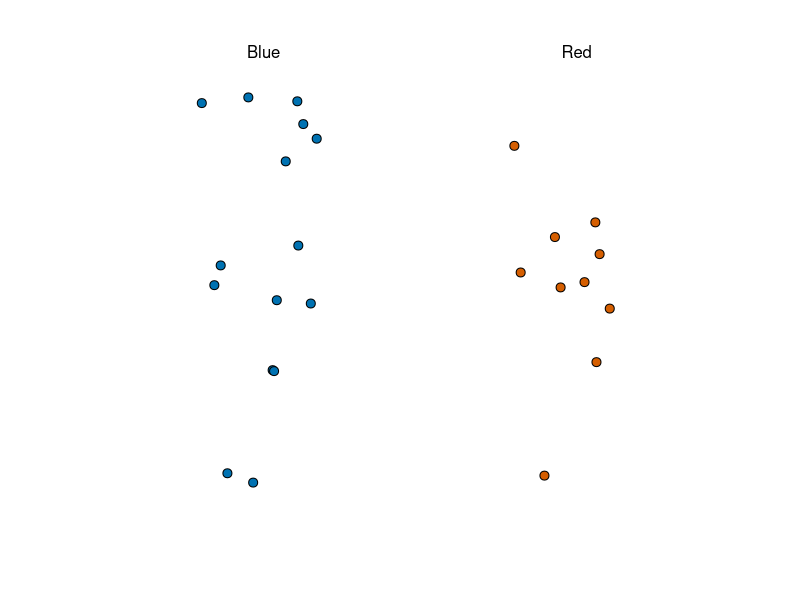
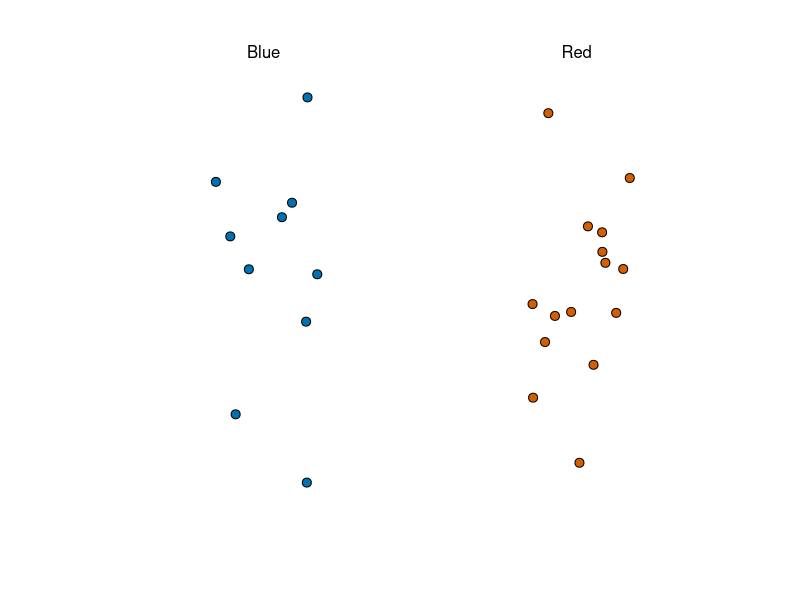
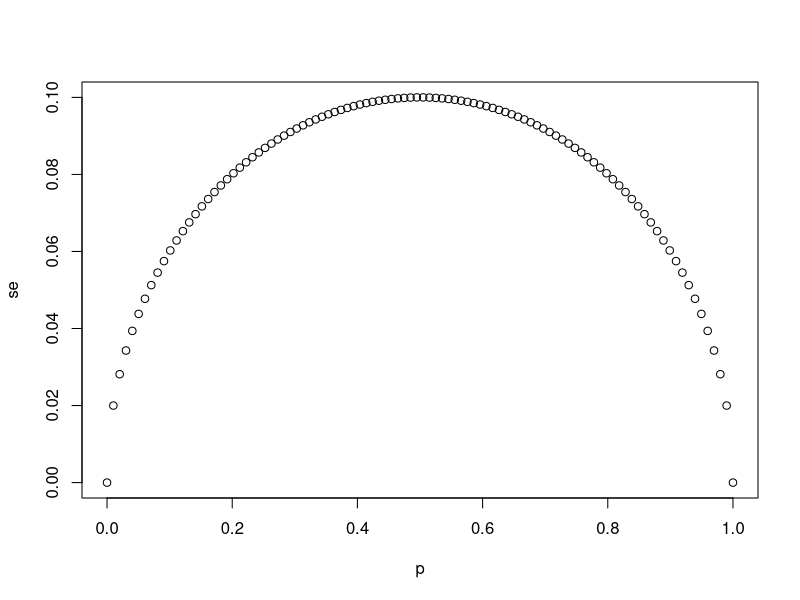
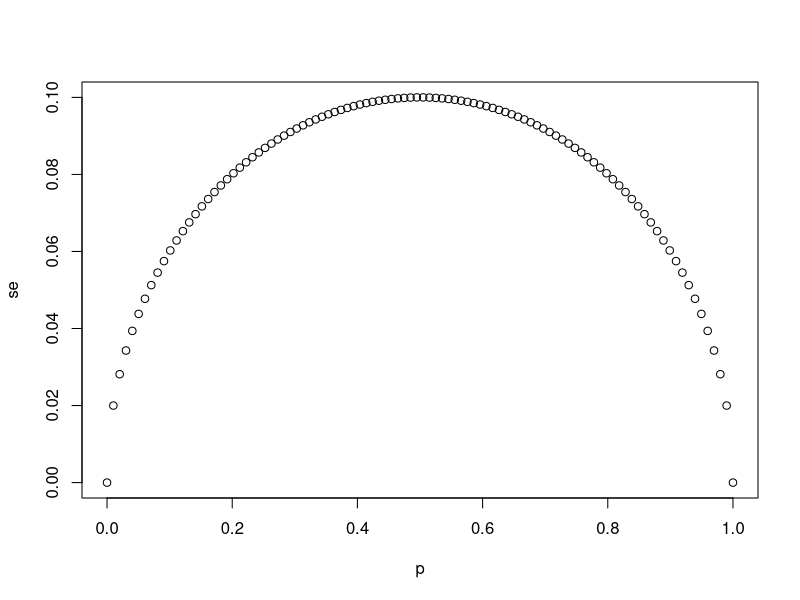
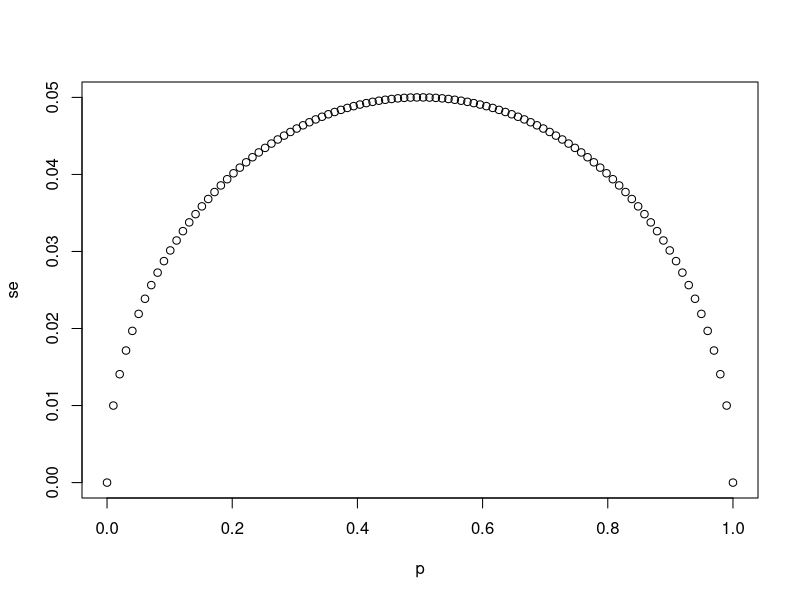
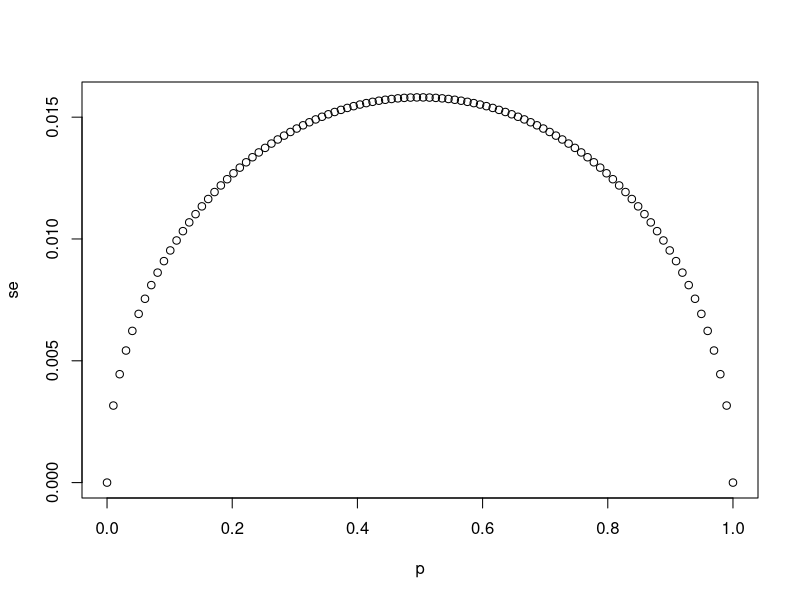
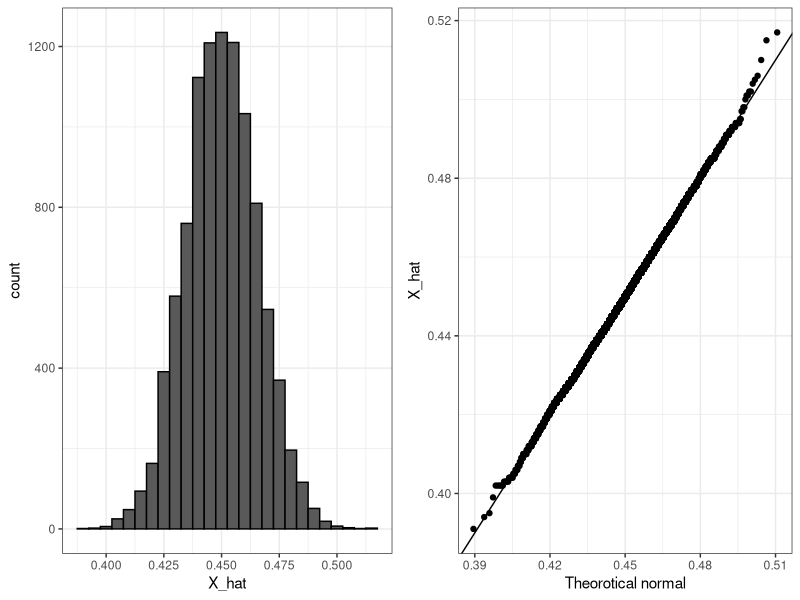
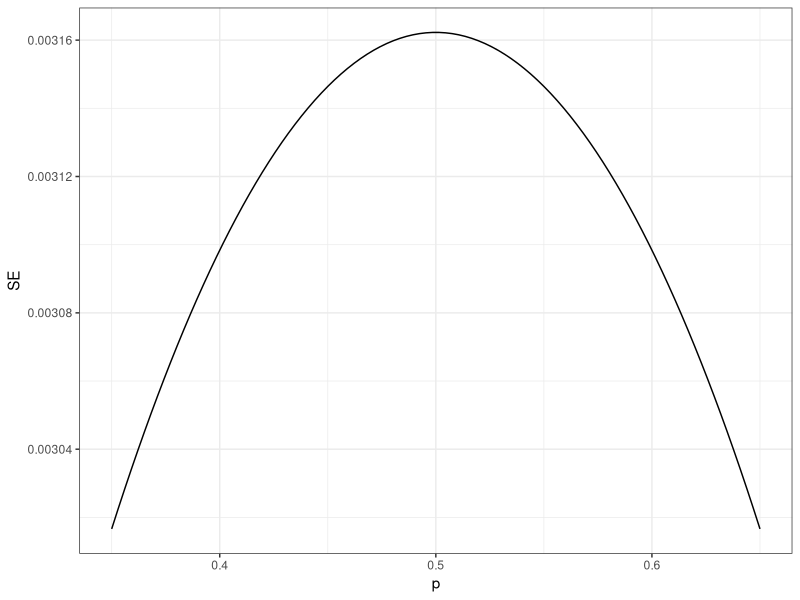

These figures' R source, in order:
## ---- chunk 1
knitr::opts_chunk$set(echo = TRUE)
## ---- chunk 2
library (tidyverse)
library(dslabs)
ds_theme_set()
take_poll(25) #shows a plot of a random sample drawn from an urn with blue and red beads
## ---- chunk 3
take_poll(25)  #it is random and change every time
## ---- chunk 4
## compute the se of a sample average that you poll 25 poeple in the population. create a vector of p from 0 (no democrae) to a(all democrate)
N <- 25
p <- seq(0,1,length=100)
se <- sqrt(p*(1-p)/N)

# plotting se vs. p:
plot(p,se)
## ---- chunk 5
## create three plot of se vs. p for three sample size of N=25, 100, 1000.
p <- seq(0,1,length=100)
for(N in c(25,100,1000)){
  se <- sqrt(p*(1-p)/N)
  plot(p,se)
}

## ---- chunk 6
## suppose the actual chance of victory of democrates is 0.45. n this case, the Republicans is winning by a relatively large margin of d=−0.1, or a 10% margin of victory. what is the standar error of spread?
# spread = X¯-(1-X¯)=2X¯-1  
#se(2X¯-1)=2.se(X¯)
p <- 0.45
N <- 25
2*sqrt(p*(1-p)/N)
## ---- chunk 7
## suppose we have 12 blue and 13 green in the burn. 
# what is the probbaility that we are within 1 percentage point of p?
x_hat <- 0.48  #(12/(12+13))
se <- sqrt(x_hat*(1-x_hat)/25)
se
#Pr(Z<=0.01/se)-Pr(Z<=-0.01/se)
pnorm(0.01/se)-pnorm(-0.01/se)
## ---- chunk 8
## margin of error of the previous question:
m_e <- 2*se
m_e
pnorm(2)-pnorm(-2)
## ---- chunk 9
p <- 0.45    # unknown p to estimate
N <- 1000

## simulate one poll of size N and calculate x_hat
X <- sample(c(0,1),size=N,replace=TRUE,prob=c(1-p,p))
X_hat <- mean(X)
X_hat
## ---- chunk 10
## Monte Carlo simulation using a specified value of p
B <- 10000
X_hat <- replicate(B,{
  X <- sample(c(0,1),size=N,replace=TRUE,prob=c(1-p,p))
  mean(X)
})

mean(X_hat)
sd(X_hat)

# the CLT say: the X_hat has a normal distribution (if E[X_hat]=p,se[X_hat]=sqrt(p*(1-p)/N))
p
sqrt(p*(1-p)/N)
## ---- chunk 11
## Histogram and QQ-plot of Monte Carlo results
library(gridExtra)
p1 <- data.frame(X_hat=X_hat) %>% ggplot(aes(X_hat)) +
  geom_histogram(binwidth=0.005,color="black")

p2 <- data.frame(X_hat=X_hat) %>% ggplot(aes(sample=X_hat)) +
  stat_qq(dparams=list(mean=mean(X_hat),sd=sd(X_hat))) +
  geom_abline() +
  ylab("X_hat") +
  xlab("Theorotical normal")

grid.arrange(p1,p2,nrow=1)
## ---- chunk 12
N <- 100000
p <- seq(0.35,0.65,length=100)
SE <- sapply(p,function(x) 2*sqrt(x*(1-x)/N))
data.frame(p=p,SE=SE) %>% ggplot(aes(p,SE)) +
  geom_line()
## ---- chunk 13
take_sample <- function(p,N){
  x <- sample(c(1,0),size=N,replace=TRUE,prob=c(p,1-p))
  mean(x)
}
# suppose p, and N are as follow: 
set.seed(1,sample.kind="Rounding")
p <- 0.45
N <- 100
take_sample(p=0.45,N=100)
## ---- chunk 14
## repeat this function for 10,000 times and plot a histogram of errors: 
B <- 10000
p <- 0.45
N <- 100
errors <- replicate(B,{
  x <- take_sample(p,N)
  p - mean(x)
})
mean(errors)
hist(errors)
## ---- chunk 15
## what is the average size of error if we define the size with the absolute value of (|p-X_bar|)
mean(abs(errors))
## ---- chunk 16
## In reality we use the standard deviation of error instead of average of absolute values. 

## the standard deviation of errors:
sqrt(mean(errors^2)) #errors (p-x_bar)

## teh standard error using CLT:
sqrt(p*(1-p)/N)
## ---- chunk 17
## In the reality, we do not know p. so, we use the estimated X_hat instead of p. SE^(X_bar)
p <- 0.45
N <- 100
set.seed(1,sample.kind="Rounding")
X <- sample(c(1,0),size=N,replace=TRUE,prob=c(p,1-p))
X_bar <- mean(X)

## the standard error of estimate:
sqrt(X_bar*(1-X_bar)/N)

## ---- chunk 18
## Earlier we learned that the largest standard errors occur for p=0.5.

## ploting the largest standard error for N, ranging from 100-5000. how large does the sample size have to be to have a standard error of about 1 percent?

N <- seq(100, 5000, length = 100)
p <- 0.5
se <- sqrt(p*(1-p)/N)
plot(N,se)
## ---- chunk 19
## plotting the qq-plot of errors to see if the errors has a normal distribution or not?
qqnorm(errors);qqline(errors)
## ---- chunk 20
## using CLT, estimate the probability that X_bar>0.5.
p <- 0.45
N <- 100
1-pnorm(0.5,p,(sqrt(p*(1-p)/N)))
## ---- chunk 21
## estimating the probability of a specific error size:
## assuming you do not have p, and you take a sample with size of N=100 and calculate X_bar=0.51. What is the CLT approximation for the probability that your error size is equal or larger than 0.01?
N <- 100
X_bar <- 0.51
se_X_bar <- sqrt(X_bar*(1-X_bar)/N)

## the probability that error is whithin 0.01
pnorm(0.01/se_X_bar)-pnorm(-0.01/se_X_bar)

## the probaility that error is larger than 0.01
1-(pnorm(0.01/se_X_bar)-pnorm(-0.01/se_X_bar))

## ---- chunk 22
data("nhtemp")
data.frame(year=as.numeric(time(nhtemp)),temperature=as.numeric(nhtemp)) %>% ggplot(aes(year,temperature)) +
  geom_point()+
  geom_smooth()+
  ggtitle("Average yealy temperature in New Haven")
## ---- chunk 23
p <- 0.45
N <- 1000
## Calculating the probability that the interval includes p:
X <- sample(c(1,0),size=N,replace=TRUE,prob=c(p,1-p)) #N observations
X_hat <- mean(X)
SE_hat <- sqrt(X_hat*(1-X_hat)/N)
c(X_hat-2*SE_hat , X_hat+2*SE_hat) #building intervals of 2SE below and above mean

# it is a random and will change every time!
## ---- chunk 24
##  Solving for z with qnorm

z <- qnorm(0.995) # calculate z to solve for 99% conf. interval
z

pnorm(qnorm(0.995))    # showing that qnorm gives the z value for a given probability

pnorm(qnorm(1-0.995))    # showing symmetry of 1-qnorm

pnorm(z) - pnorm(-z)    # showing that this z value gives correct probability for interval
## ---- chunk 25
B <- 10000
p <- 0.45
N <- 1000

inside <- replicate(B,{
  X <- sample(c(1,0),size=N,replace=TRUE,prob=c(p,1-p))
  X_hat <- mean(X)
  SE_hat <- sqrt(X_hat*(1-X_hat)/N)
  between(p,X_hat-2*SE_hat,X_hat+2*SE_hat) #is p included in this interval? (True of p in confidence interval)
})
mean(inside)
## ---- chunk 26
## Confidence interval for the spread with sample size of 25
N <- 25
X_hat <- 0.48
(2*X_hat-1) + c(-2,2)*2*sqrt(X_hat*(1-X_hat)/N)

##Note:  here we used 2. However, for exact 0.95 of confidence interval, we have to use c(-qnorm(.975), qnorm(.975)) instead of 1.96.
(2*X_hat-1) + c(-qnorm(.975), qnorm(.975))*2*sqrt(X_hat*(1-X_hat)/N)
## ---- chunk 27
## are there more blue beads or red beads? means: Is 2p-1>0?
N <- 100
p <- 0.5 #assumption (2p-1=0)
z <- sqrt(N)*(0.02/0.5) #according to the above formula
1-(pnorm(z)-pnorm(-z)) 
## ---- chunk 28
## calculating lowe and upper confidence intervals:
library(dslabs)
data("polls_us_election_2016")
poll <- polls_us_election_2016 %>%
  filter(enddate>="2016-10-31"&state=="U.S.") %>%
  filter() %>% 
  mutate(N=samplesize,X_hat=rawpoll_clinton/100) %>%
  mutate(se_hat=sqrt(X_hat*(1-X_hat)/N)) %>%
  mutate(lower_ci =X_hat-qnorm(0.975)*se_hat,upper_ci= X_hat+qnorm(0.975)*se_hat) 
  
pollster_result <- poll %>% select(pollster,enddate,X_hat,se_hat,lower_ci,upper_ci)
## ---- chunk 29
## 
p <- 0.482  #48.2%
avg_hit <- pollster_result %>% mutate(hit=lower_ci<=p&p<=upper_ci) %>% summarize(mean(hit))
avg_hit
## ---- chunk 30
## calculating lowe and upper confidence intervals of spread:
polls <- polls_us_election_2016 %>% 
  filter(enddate >= "2016-10-31" & state == "U.S.") %>%
  mutate(d_hat=(rawpoll_clinton-rawpoll_trump)/100,X_hat=(d_hat+1)/2,se_hat= 2*sqrt(X_hat*(1-X_hat)/N),lower_ci=d_hat-qnorm(0.975)*se_hat,upper_ci=d_hat+qnorm(0.975)*se_hat) 

pollster_results2 <- polls %>% select(pollster, enddate, d_hat, lower_ci, upper_ci)
## Note:Because we want to calculate the spread assuming there are only 2 candidates, we can't use the raw poll values for calculation of X_hat similar to the previous example and must calculate them from d_hat=(X_hat+1)/2
## ---- chunk 31
## calculating if real spread is in the confidence intreval or not?
spread<-0.482-0.461
hit_avg <- pollster_results2 %>% mutate(hit=lower_ci<=spread & spread<=upper_ci) %>%
  summarize(mean(hit))
hit_avg
## ---- chunk 32
pollster_results2 %>% mutate(error=d_hat-spread) %>%
  ggplot(aes(0.021,error)) +
  geom_point() +
  theme(axis.text.x = element_text(angle = 90, hjust = 1))
## ---- chunk 33
pollster_results2 %>% mutate(errors=d_hat-0.021) %>% 
group_by(pollster) %>%
filter(n()>=5) %>%
ggplot(aes(errors,pollster)) +
geom_point() +
    theme(axis.text.x = element_text(angle = 90, hjust = 1))
## ---- chunk 34
## we want to create the confidence intervals for the real outcome:
## Note that to calculate the exact 95% confidence interval, we should use qnorm(.975)*SE_hat instead of 2*SE_hat.

d <- 0.039  #difference or spread p-(1-p)
Ns <- c(1298, 533, 1342, 897, 774, 254, 812, 324, 1291, 1056, 2172, 516)  #12 polls taken a week before the election
p <- (d+1)/2  #prportion of Obama

confidence_interval <- sapply(Ns,function(N){
  X <- sample(c(1,0),size=N,replace=TRUE,prob=c(p,1-p))
  X_hat <- mean(X)
  se_hat <- sqrt(X_hat*(1-X_hat)/N)
  2*c(X_hat,X_hat-2*se_hat,X_hat+2*se_hat)-1
})
## ---- chunk 35
## generating a data frame storing results
polls <- data.frame(poll=1:ncol(confidence_interval),
                    t(confidence_interval),sample_size=Ns) #t: a matrx of data frame
names(polls) <- c("poll", "estimate", "low", "high", "sample_size")
polls
## ---- chunk 36
plot_obama <- polls %>% 
  ggplot(aes(estimate,poll)) + 
  geom_point() +
  geom_errorbar(aes(xmin=low,xmax=high),width=0.5,color="blue") +
  geom_vline(xintercept = 0) +
   geom_vline(xintercept = 0.039,linetype = "dashed")

plot_obama
## ---- chunk 37
### constructing a larger sample size:
sum(polls$sample_size)

## calculating estimate of d:
d_hat_avg <- polls %>%
  summarize(avg=sum(estimate*sample_size)/sum(sample_size)) %>%
  .$avg
# sum(estimate*sample_size)=total spread
# sum(sample_size)=total number of participants in the poll
d_hat_avg

## constructing an estimate for the proportion of voting to Obama, that then can be used for estimating standard error of spread
p_hat_avg <- (1+d_hat_avg)/2
moe_avg <- 2*1.96*sqrt(p_hat_avg*(1-p_hat_avg)/sum(polls$sample_size))   
moe_avg #margin of error
round(d_hat_avg*100,1)  #percentage of spread (round only one digit)
round(moe_avg*100, 1)

## we found spread of 3.7% and the margin of error of 1.8 that it shows the resulta are farther than to be included zero. 
## ---- chunk 38
## adding the plot of new interval to the previous plot. 
plot_obama + geom_errorbar(aes(xmin=d_hat_avg-moe_avg,xmax=d_hat_avg+moe_avg,y=13),color="red") + geom_point(x=d_hat_avg,y=13)
## ---- chunk 39
## accessing to data
data("polls_us_election_2016")
names(polls_us_election_2016)

# reliable polls in the U.S. during the last week before election
polls <- polls_us_election_2016 %>%
  filter(state=="U.S." & enddate>="2016-10-31" & (grade%in%c("A","A+","A-","B+") | is.na(grade)))

# addining the proportion of spread to the polls
polls <- polls %>% mutate(spread=(rawpoll_clinton-rawpoll_trump)/100)
## ---- chunk 40
## calculating d_hat of average:
d_hat <- polls %>%
  summarize(d_hat=sum(spread*samplesize)/sum(samplesize)) %>%
  .$d_hat
d_hat

p_hat <- (d_hat+1)/2
p_hat

moe <- 2*1.96*sqrt(p_hat*(1-p_hat)/sum(polls$samplesize))
moe

# for reporting this spread: we have a spread of 1.4% with a margin of error of 0.66%. 
## ---- chunk 41
polls %>%
  ggplot(aes(spread)) +
  geom_histogram(color="black",binwidth = 0.01)
## ---- chunk 42
# number of polls per pollster in week before election
polls %>% group_by(pollster) %>% summarize(n())
## ---- chunk 43
## plotting the spread vs. pollsters which has more than 6 polls:
polls %>% group_by(pollster) %>%
  filter(n()>=6) %>%
  ggplot(aes(pollster,spread)) +
  geom_point() +
  theme(axis.text.x=element_text(angle=90,hjust = 1))
## ---- chunk 44
polls %>% group_by(pollster) %>%
    filter(n() >= 6) %>%
    summarize(se = 2 * sqrt(p_hat * (1-p_hat) / median(samplesize)))
## ---- chunk 45
# standard errors within each pollster
polls %>% group_by(pollster) %>%
  filter(n()>=6) %>%
  summarize(se=2*sqrt(p_hat*(1-p_hat)/median(samplesize)))
## ---- chunk 46
## last result before the election for each pollsters
one_poll_per_pollsters <- polls %>% 
  group_by(pollster) %>%
  filter(enddate==max(enddate)) %>%
  ungroup()

## histogram of spread estimates:
one_poll_per_pollsters %>% ggplot(aes(spread)) +
  geom_histogram(binwidth=0.01)
## ---- chunk 47
## the standard deviation of new poll
sd(one_poll_per_pollsters$spread)
## ---- chunk 48
## calculating of expected 95% confidence intervals of new data:
results <- one_poll_per_pollsters %>%
  summarize(avg=mean(spread),se=sd(spread)/sqrt(length(spread))) %>%
  mutate(start=avg-1.96*se,end=avg+1.96*se)
round(results*100,1)
## ---- chunk 49
## the population average (mu) and standard deviation (sigma) of population:
library(dslabs)
data(heights)

## all males in the population
x <- heights %>% filter(sex=="Male") %>% .$height

## the population average,and standard deviation of population:
mu <- mean(x)
mu
sigma <- sd(x)
sigma
## ---- chunk 50
## making a sample of size 50 and estimating average and standr deviation of sampel:
head(x)
N <- 50
set.seed(1, sample.kind="Rounding")

X <- sample(x,N,replace=TRUE)
mean(X)
sd(X)
## ---- chunk 51
## constructing the 95% confidence interval for population average (mu).
head(x)
N <- 50
set.seed(1, sample.kind="Rounding")

X <- sample(x,N,replace=TRUE)
X_bar <- mean(X)

se <- sd(X)/sqrt(N)
c(X_bar-qnorm(0.975)*se,X_bar+qnorm(0.975)*se)
## ---- chunk 52
library(dslabs)
data(heights)

## all males in the population
x <- heights %>% filter(sex=="Male") %>% .$height

## Montocarlo simulation:
B <- 10000
N <- 50
res <- replicate(B,{
  X <- sample(x,size=N,replace=TRUE)
  X_bar <- mean(X)
  se_bar <- sd(X)/sqrt(N)
  c(X_bar-qnorm(0.975)*se_bar,X_bar+qnorm(0.975)*se_bar)
  between(mean(x),X_bar-qnorm(0.975)*se_bar,X_bar+qnorm(0.975)*se_bar)
})
## the proportion of intervals that inlcude mu.
mean(res)
## ---- chunk 53
## loading the data
library(dslabs)
library(dplyr)
library(ggplot2)
data("polls_us_election_2016")

polls <- polls_us_election_2016 %>%
  filter(state=="U.S." &
           enddate>="2016-10-15"& 
           pollster%in%c("Rasmussen Reports/Pulse Opinion Research","The Times-Picayune/Lucid")) %>%
  mutate(spread=rawpoll_clinton/100-rawpoll_trump/100)

## Box plot of spread for two pollsters:
polls %>% 
  ggplot(aes(pollster,spread)) +
  geom_boxplot() +
  geom_point() +
  theme(axis.text.x = element_text(angle = 0, hjust = 0.5))
## ---- chunk 54
polls <- polls_us_election_2016 %>%
  filter(state=="U.S." &
           enddate>="2016-10-15"& 
           pollster%in%c("Rasmussen Reports/Pulse Opinion Research","The Times-Picayune/Lucid")) %>%
  mutate(spread=rawpoll_clinton/100-rawpoll_trump/100)

## calculating sigma1 and sigma2 of spread:
sigma <- polls %>% group_by(pollster) %>%
summarize(s=sd(spread))
sigma
## ---- chunk 55
## data of polls:
polls <- polls_us_election_2016 %>%
  filter(state=="U.S." &
           enddate>="2016-10-15"& 
           pollster%in%c("Rasmussen Reports/Pulse Opinion Research","The Times-Picayune/Lucid")) %>%
  mutate(spread=rawpoll_clinton/100-rawpoll_trump/100)

## summarizing the statistical vlaues of two polls:
res <- polls %>% group_by(pollster) %>% 
summarize(avg=mean(spread),sd=sd(spread),N=n())

## calculation of avg of (Y_hat2-Y_hat1)
estimate <- (res$avg[2]-res$avg[1])
estimate

## calculation of se of (Y_hat2-Y_hat1) by above formula
se_hat <- sqrt((res$sd[2]^2/res$N[2])+(res$sd[1]^2/res$N[1]))
se_hat

## calculation of 95%confidence intervals of (Y_hat2-Y_hat1)
ci <- c(estimate-qnorm(0.975)*se_hat,estimate+qnorm(0.975)*se_hat)
ci  #it does not inlcude zero!

## calculation of p-values: (the probability that a random value is larger than the observed ratio of the estimate to the standard error)
(1-pnorm(estimate/se_hat))
## ---- chunk 56
polls <- polls_us_election_2016 %>%
  filter(state=="U.S." & enddate>="2016-10-15") %>%
  group_by(pollster) %>%
  filter(n()>=5) %>%
  mutate(spread=rawpoll_clinton/100-rawpoll_trump/100) %>%
  ungroup()
## calculating the mean and sd of spreads for each groups of polls
var <- polls %>% group_by(pollster) %>%
summarize(avg=mean(spread),s=sd(spread)) 
var
## ---- chunk 57
## Monto Carlo Simulation:
#step1: we have a sample in which some of them we can find the probaility of them are sick or healthy!
#step2: from wach group, what is the probability that the rest result works correcitly or not.

prev <- 0.00025 #the disease has 1/3900people prevelance
N <- 100000
outcome <- sample(c("Disease","Healthy"),N,replace=TRUE,prob=c(prev,1-prev))

## number of poeple with disease:
N_D <- sum(outcome=="Disease")
N_D

## Number of healthy people
N_H <- sum(outcome=="Healthy")
N_H

##
accuracy <- 0.99
test <- vector("character",N)

test[outcome=="Disease"] <- sample(c("+","-"),N_D,replace=TRUE,prob=c(accuracy,1-accuracy))

test[outcome=="Healthy"] <- sample(c("-","+"),N_H,replace=TRUE,prob=c(accuracy,1-accuracy))

table(outcome,test)

#Disease(+)/(Disease(+)+Healthy(+))=0.02
## ---- chunk 58
Pr_1 <- 1/8500
Pr_2 <- 1/100 #Pr(2|1)
Pr_12 <- Pr_1*Pr_2 #Pr(2|1)=Pr(1,2)/Pr(1)
Pr_12
## ---- chunk 59
Pr_kid2dead_if_mothermurder <- 0.5
Pr_1 <- 1/8500 #Prob that first kid dead due to SIDS
Pr_2 <- 1/100 #Prob that the second kid die due to SIDS
Pr_kid2dead <- Pr_1*Pr_2 #Prob both kids die due to SIDS
Pr_mothermurder <- 1/1000000  
Pr_mothermurder_if_kid2dead <- Pr_kid2dead_if_mothermurder*Pr_mothermurder/(Pr_kid2dead)
Pr_mothermurder_if_kid2dead
## ---- chunk 60
library(dplyr)
library(dslabs)
data(polls_us_election_2016)
polls <- polls_us_election_2016 %>%
  filter(enddate>="2016-11-04",state=="Florida") %>%
  mutate(spread=rawpoll_clinton/100-rawpoll_trump/100)

results <- polls %>% summarize(avg=mean(spread),se=sd(spread/sqrt(n())))
results
# in fact the average of spreads has a normal distribution with the above mean and ad. Note that in thsi example to calculate se, we devide by sqrt(N) because we are considering all the pollsters as one and we did not grouped them by pollster to hust use sd(). If we had only 2 people(clinton and trump), we could use se=sqrt(avg(1-avg)/N)
## ---- chunk 61
## from previous exercise we found the avg and se of observed 
Y <- results$avg
sigma <- results$se

## assume that for the prior distribution for florida, we have:
mu <- 0  #the result of democ and republ always very close
tau <- 0.01 

## calculating the posterir distribution:
B <- sigma^2/(sigma^2+tau^2)
Ex_value <- B*mu + (1-B)*Y
Ex_value
SE <- sqrt(1/((1/sigma^2)+(1/tau^2)))  #Be careful about sqrt
SE
## calculate the credible intervals:
c(Ex_value-qnorm(0.975)*SE,Ex_value+qnorm(0.975)*SE)

## ---- chunk 62
pnorm(0,Ex_value,SE)
## ---- chunk 63
## observed based on pollsters
Y <- results$avg
sigma <- results$se

mu <- 0
tau <- seq(0.005,0.05,length=100)

Trump_win <- sapply(tau,function(tau){
B <- sigma^2/(sigma^2+tau^2)
Ex_value <- B*mu + (1-B)*Y
SE <- sqrt(1/((1/sigma^2)+(1/tau^2)))  
pnorm(0,Ex_value,SE)
})

plot(tau,Trump_win)
